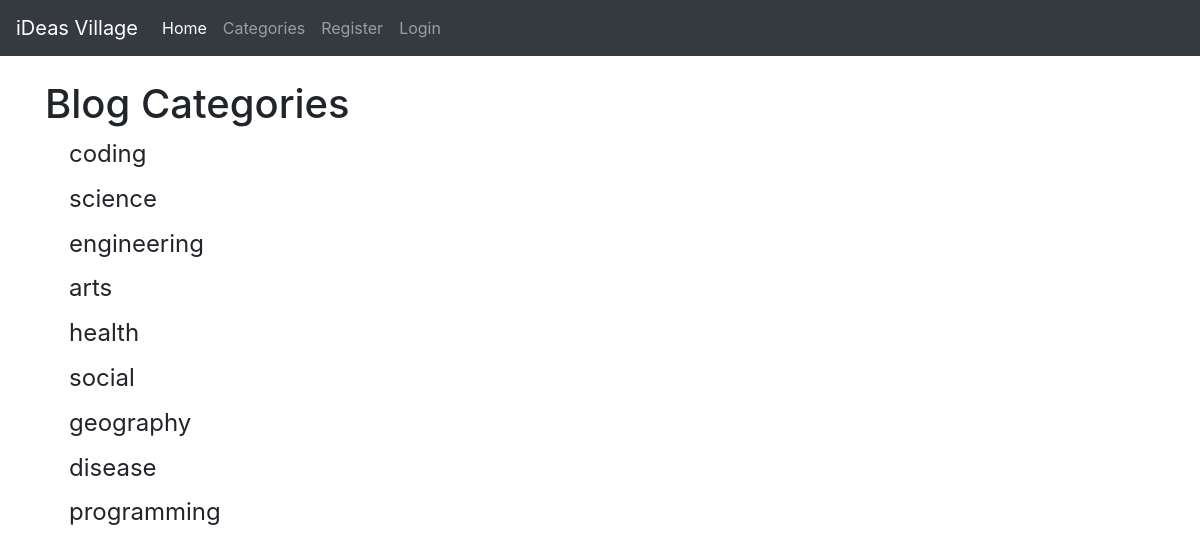
The page /category-list/ on the database its author committed.
### blog/models.py (models this page shows, shortened)
class Category(models.Model):
    name = models.CharField(max_length=255)
    def __str__(self):
        return self.name

### blog/views.py (the view)
# urls.py: path('category-list/', CategoryListView, name='category-list'),
def CategoryListView(request):
    cat_list = Category.objects.all()
    return render(request, 'category_list.html',
                  {'cat_list': cat_list})

### blog/templates/category_list.html (shortened to what this page needs)
{% extends 'base.html' %}
{% block content %}
    <h1>Blog Categories </h1>
    {% for option in cat_list %}
        <h4><a class="dropdown-item" href="{% url 'category' option|slugify %}">{{ option }}</a></h4>
    {% endfor %}
{% endblock %}

### rows shown on the page
Category: name "coding"
Category: name "science"
Category: name "engineering"
Category: name "arts"
Category: name "health"
Category: name "social"
Category: name "geography"
Category: name "disease"
Category: name "programming"
